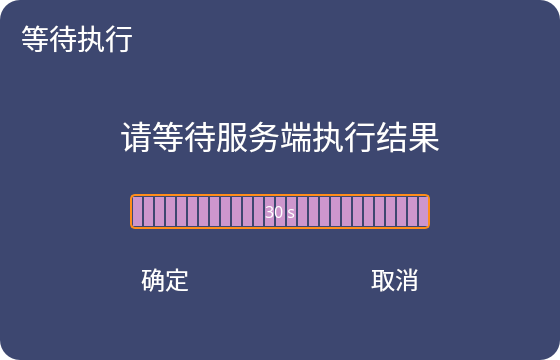
<?xml version="1.0" encoding="UTF-8"?>
<ui version="4.0">
 <class>WaitDialog</class>
 <widget class="QDialog" name="WaitDialog">
  <property name="geometry">
   <rect>
    <x>0</x>
    <y>0</y>
    <width>560</width>
    <height>360</height>
   </rect>
  </property>
  <property name="windowTitle">
   <string>Dialog</string>
  </property>
  <property name="styleSheet">
   <string notr="true">QDialog {
	border-radius: 20px;
	background-color: rgba(61, 71, 112, 204);
	border: 1px solid rgba(255, 255, 255, 51);
}
QWidget {
	font-family: &quot;思源黑体&quot;;
	color: white;
	background: transparent;
}</string>
  </property>
  <layout class="QVBoxLayout" name="verticalLayout_2">
   <property name="spacing">
    <number>0</number>
   </property>
   <property name="leftMargin">
    <number>0</number>
   </property>
   <property name="topMargin">
    <number>0</number>
   </property>
   <property name="rightMargin">
    <number>0</number>
   </property>
   <property name="bottomMargin">
    <number>0</number>
   </property>
   <item>
    <widget class="QWidget" name="centralwidget" native="true">
     <property name="styleSheet">
      <string notr="true">QWidget#centralwidget{
	border-radius: 20px;
	background: rgba(61, 71, 112, 1);
}</string>
     </property>
     <layout class="QVBoxLayout" name="verticalLayout" stretch="0,1,0,0">
      <property name="spacing">
       <number>0</number>
      </property>
      <property name="leftMargin">
       <number>0</number>
      </property>
      <property name="topMargin">
       <number>0</number>
      </property>
      <property name="rightMargin">
       <number>0</number>
      </property>
      <property name="bottomMargin">
       <number>51</number>
      </property>
      <item>
       <widget class="QWidget" name="widget_title" native="true">
        <property name="maximumSize">
         <size>
          <width>16777215</width>
          <height>75</height>
         </size>
        </property>
        <property name="styleSheet">
         <string notr="true">QWidget #widget_title{
    background: qlineargradient(x1:0, y1:0, x2:1, y2:0,
        stop:0 rgba(78, 228, 224, 0),
        stop:0.1919 rgba(77, 153, 245, 64),
        stop:1 rgba(78, 218, 227, 0));
}</string>
        </property>
        <layout class="QHBoxLayout" name="horizontalLayout_3" stretch="0,1">
         <property name="spacing">
          <number>0</number>
         </property>
         <property name="leftMargin">
          <number>14</number>
         </property>
         <property name="topMargin">
          <number>0</number>
         </property>
         <property name="rightMargin">
          <number>0</number>
         </property>
         <property name="bottomMargin">
          <number>0</number>
         </property>
         <item>
          <widget class="QLabel" name="label_title_icon">
           <property name="sizePolicy">
            <sizepolicy hsizetype="Fixed" vsizetype="Fixed">
             <horstretch>0</horstretch>
             <verstretch>0</verstretch>
            </sizepolicy>
           </property>
           <property name="styleSheet">
            <string notr="true">QWidget {
    background: transparent;
}</string>
           </property>
           <property name="text">
            <string/>
           </property>
           <property name="textFormat">
            <enum>Qt::TextFormat::AutoText</enum>
           </property>
           <property name="pixmap">
            <pixmap resource="../ui.qrc">:/assets/png/tooltip.png</pixmap>
           </property>
          </widget>
         </item>
         <item>
          <widget class="QLabel" name="label_title_text">
           <property name="sizePolicy">
            <sizepolicy hsizetype="Preferred" vsizetype="Fixed">
             <horstretch>0</horstretch>
             <verstretch>0</verstretch>
            </sizepolicy>
           </property>
           <property name="minimumSize">
            <size>
             <width>0</width>
             <height>75</height>
            </size>
           </property>
           <property name="font">
            <font>
             <family>思源黑体</family>
             <pointsize>21</pointsize>
             <bold>false</bold>
             <underline>false</underline>
             <strikeout>false</strikeout>
            </font>
           </property>
           <property name="styleSheet">
            <string notr="true">QWidget {
    background: transparent;
}</string>
           </property>
           <property name="text">
            <string>等待执行</string>
           </property>
          </widget>
         </item>
        </layout>
       </widget>
      </item>
      <item>
       <widget class="QLabel" name="label_show">
        <property name="maximumSize">
         <size>
          <width>800</width>
          <height>400</height>
         </size>
        </property>
        <property name="font">
         <font>
          <family>思源黑体</family>
          <pointsize>24</pointsize>
         </font>
        </property>
        <property name="text">
         <string>请等待服务端执行结果</string>
        </property>
        <property name="alignment">
         <set>Qt::AlignmentFlag::AlignCenter</set>
        </property>
        <property name="wordWrap">
         <bool>true</bool>
        </property>
       </widget>
      </item>
      <item>
       <layout class="QHBoxLayout" name="horizontalLayout_2">
        <property name="spacing">
         <number>0</number>
        </property>
        <property name="bottomMargin">
         <number>20</number>
        </property>
        <item>
         <spacer name="horizontalSpacer_3">
          <property name="orientation">
           <enum>Qt::Orientation::Horizontal</enum>
          </property>
          <property name="sizeHint" stdset="0">
           <size>
            <width>40</width>
            <height>20</height>
           </size>
          </property>
         </spacer>
        </item>
        <item>
         <widget class="QProgressBar" name="progressBar_wait">
          <property name="minimumSize">
           <size>
            <width>300</width>
            <height>0</height>
           </size>
          </property>
          <property name="font">
           <font>
            <family>思源黑体</family>
            <pointsize>12</pointsize>
           </font>
          </property>
          <property name="styleSheet">
           <string notr="true">QProgressBar {
border-radius: 5px;
border: 2px solid rgba(255, 141, 26, 1);
text-align: center;
}
QProgressBar::chunk {
    background-color: #CD96CD;
    width: 9px;
    margin: 0.5px;
}</string>
          </property>
          <property name="maximum">
           <number>30</number>
          </property>
          <property name="value">
           <number>30</number>
          </property>
          <property name="format">
           <string>%v s</string>
          </property>
         </widget>
        </item>
        <item>
         <spacer name="horizontalSpacer_4">
          <property name="orientation">
           <enum>Qt::Orientation::Horizontal</enum>
          </property>
          <property name="sizeHint" stdset="0">
           <size>
            <width>40</width>
            <height>20</height>
           </size>
          </property>
         </spacer>
        </item>
       </layout>
      </item>
      <item>
       <layout class="QHBoxLayout" name="horizontalLayout">
        <property name="spacing">
         <number>50</number>
        </property>
        <item>
         <spacer name="horizontalSpacer">
          <property name="orientation">
           <enum>Qt::Orientation::Horizontal</enum>
          </property>
          <property name="sizeHint" stdset="0">
           <size>
            <width>40</width>
            <height>20</height>
           </size>
          </property>
         </spacer>
        </item>
        <item>
         <widget class="QPushButton" name="pushButton">
          <property name="minimumSize">
           <size>
            <width>180</width>
            <height>60</height>
           </size>
          </property>
          <property name="font">
           <font>
            <family>思源黑体</family>
            <pointsize>18</pointsize>
           </font>
          </property>
          <property name="styleSheet">
           <string notr="true">    border-radius: 10px;
    background: qlineargradient(x1:0, y1:0, x2:1, y2:0,
        stop:0 rgba(73, 126, 229, 1),
        stop:1 rgba(78, 218, 222, 1));</string>
          </property>
          <property name="text">
           <string>确定</string>
          </property>
         </widget>
        </item>
        <item>
         <widget class="QPushButton" name="pushButton_Cancel">
          <property name="minimumSize">
           <size>
            <width>180</width>
            <height>60</height>
           </size>
          </property>
          <property name="font">
           <font>
            <family>思源黑体</family>
            <pointsize>18</pointsize>
           </font>
          </property>
          <property name="styleSheet">
           <string notr="true">    border-radius: 10px;
    background: qlineargradient(x1:0, y1:0, x2:1, y2:0,
        stop:0 rgba(250, 77, 100, 1),
        stop:1 rgba(240, 112, 79, 1));</string>
          </property>
          <property name="text">
           <string>取消</string>
          </property>
         </widget>
        </item>
        <item>
         <spacer name="horizontalSpacer_2">
          <property name="orientation">
           <enum>Qt::Orientation::Horizontal</enum>
          </property>
          <property name="sizeHint" stdset="0">
           <size>
            <width>40</width>
            <height>20</height>
           </size>
          </property>
         </spacer>
        </item>
       </layout>
      </item>
     </layout>
    </widget>
   </item>
  </layout>
 </widget>
 <resources>
  <include location="../ui.qrc"/>
 </resources>
 <connections>
  <connection>
   <sender>pushButton_Cancel</sender>
   <signal>clicked()</signal>
   <receiver>WaitDialog</receiver>
   <slot>reject()</slot>
   <hints>
    <hint type="sourcelabel">
     <x>308</x>
     <y>270</y>
    </hint>
    <hint type="destinationlabel">
     <x>374</x>
     <y>277</y>
    </hint>
   </hints>
  </connection>
  <connection>
   <sender>pushButton</sender>
   <signal>clicked()</signal>
   <receiver>WaitDialog</receiver>
   <slot>accept()</slot>
   <hints>
    <hint type="sourcelabel">
     <x>93</x>
     <y>267</y>
    </hint>
    <hint type="destinationlabel">
     <x>108</x>
     <y>299</y>
    </hint>
   </hints>
  </connection>
 </connections>
</ui>
